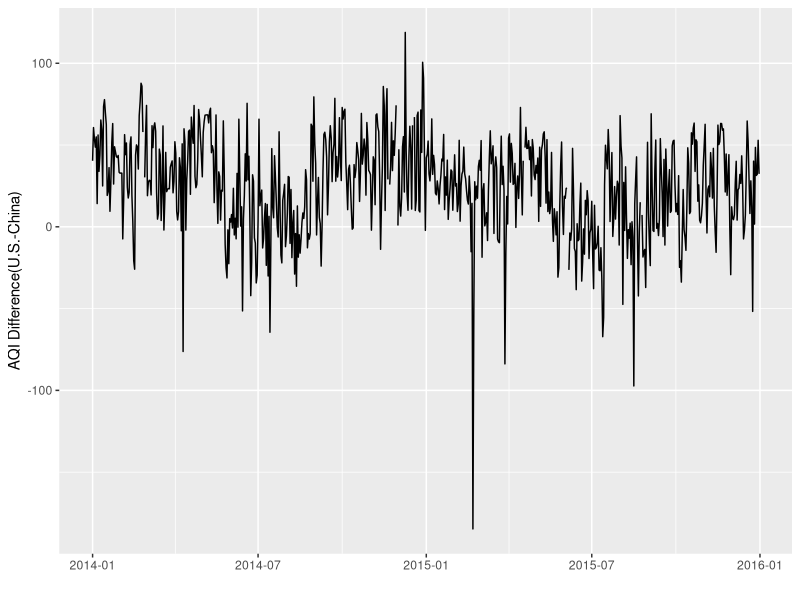

Here is the R script that generated this plot:
## ---- chunk 1
library(dplyr)
library(ggplot2)
aqidiff <- read.delim("data.txt", header = TRUE, stringsAsFactors = FALSE)
aqidiff <- aqidiff %>% mutate(aqi_diff = US_AQI - China_AQI) %>% mutate(Date = as.Date(Date, "%m/%d/%Y"))
str(aqidiff)
summary(aqidiff)
ggplot(aqidiff, aes(Date, aqi_diff)) + geom_line() +xlab("") + ylab("AQI Difference(U.S.-China)")
